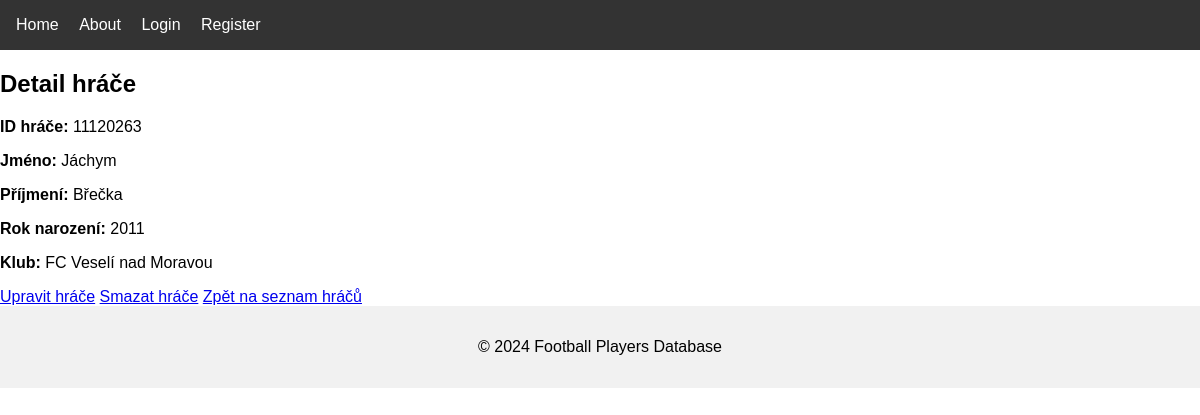
Screenshot of /players/4/ with the database file from the repository.
### players/models.py (models this page shows, shortened)
class Player(models.Model):
    id_player = models.CharField(max_length=10, unique=True, verbose_name="ID hráče", blank=True, null=True)  # Přidané pole id_player
    last_name = models.CharField(max_length=100, verbose_name="Lastname")
    first_name = models.CharField(max_length=100, verbose_name="Firtname")
    birth_year = models.IntegerField(verbose_name="Birthyear")
    club = models.CharField(max_length=100, verbose_name="Club")

### players/views.py (the view)
# urls.py: path('<int:pk>/', views.player_detail, name='player_detail'),  # Detail hráče
def player_detail(request, pk):
    player = get_object_or_404(Player, pk=pk)  # Načtení hráče podle primárního klíče (ID)
    return render(request, 'players/player_detail.html', {'player': player})

### players/templates/players/player_detail.html (shortened to what this page needs)
{% extends 'core/base.html' %}
{% block content %}
  <h2>Detail hráče</h2>
  <p><strong>ID hráče:</strong> {{ player.id_player }}</p>
  <p><strong>Jméno:</strong> {{ player.first_name }}</p>
  <p><strong>Příjmení:</strong> {{ player.last_name }}</p>
  <p><strong>Rok narození:</strong> {{ player.birth_year }}</p>
  <p><strong>Klub:</strong> {{ player.club }}</p>
  <a href="{% url 'update_player' player.pk %}">Upravit hráče</a>
  <a href="{% url 'delete_player' player.pk %}">Smazat hráče</a>
  <a href="{% url 'players' %}">Zpět na seznam hráčů</a>
{% endblock %}

### core/static/css/styles.css (style rules this page uses)
body { font-family: Arial, sans-serif; margin: 0; padding: 0; }

### rows the page displays
Player: id_player "11120263", first_name "Jáchym", last_name "Břečka", birth_year "2011", club "FC Veselí nad Moravou"
